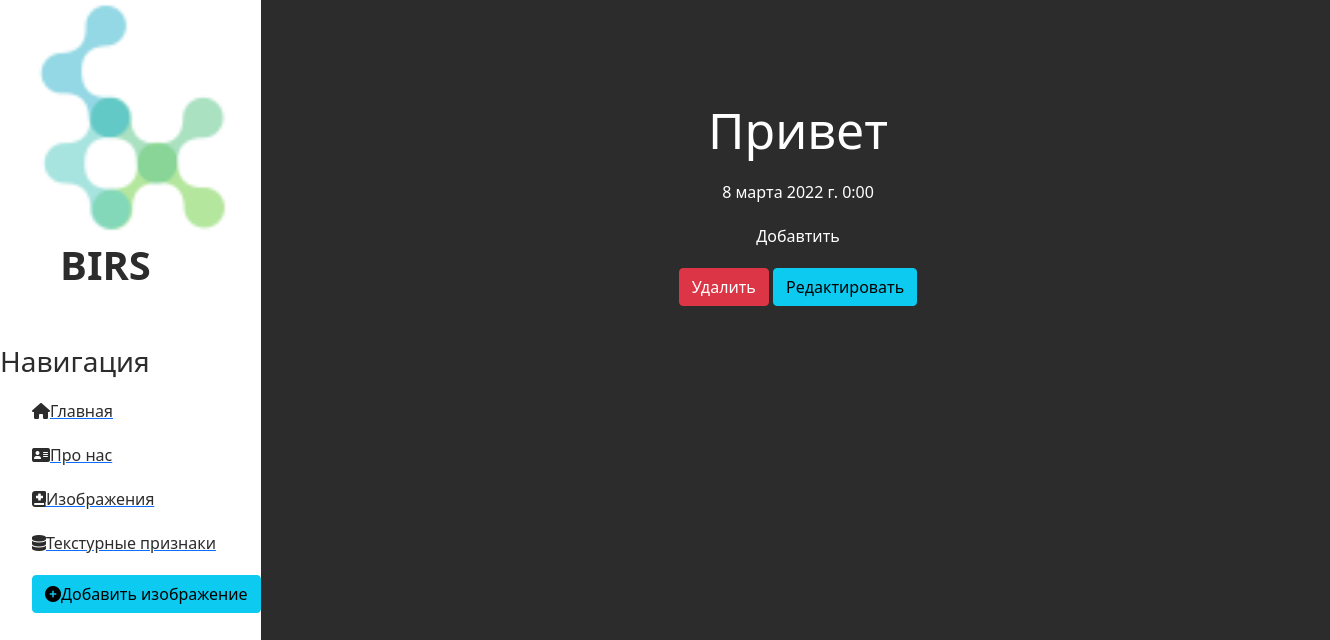
Screenshot of /melanomas/3 with the database file from the repository.
### melanomas/models.py (models this page shows, shortened)
class Articles(models.Model):
    title = models.CharField('Название', max_length=50)
    anons = models.CharField('Анонс', max_length=250)
    full_text = models.TextField('Статья')
    data = models.DateTimeField('Дата публикации')
    class Meta:
        verbose_name = 'Изображение'
        verbose_name_plural = 'Изображения'

### melanomas/views.py (the view)
# urls.py: path('<int:pk>', views.MelanomasDetailView.as_view(),name='melanomas-detail'),
class MelanomasDetailView(DetailView):
    model = Articles
    template_name = 'melanomas/details_view.html'
    context_object_name = 'article'

### melanomas/templates/melanomas/details_view.html (shortened to what this page needs)
{% extends 'main/layout.html' %}
{% block content %}
    <div class="features">
        <h1>{{ article.title }}</h1>
        <p>{{ article.data }}</p>
        <p>{{ article.full_text}}</p>
        <a href="{% url 'melanomas-delete' article.id %}" class="btn btn-danger">Удалить</a>
        <a href="{% url 'melanomas-update' article.id %}" class="btn btn-info">Редактировать</a>
    </div>
{% endblock %}

### static/main/css/main.css (style rules this page uses)
body { background: #2c2c2c; }
main .features { float: left; color: #ffffff; margin-top: 100px; text-align: center; width: 100%;` }
main .features h1 { font-size: 50px; }
main .features p { margin-width: 400px; margin: 20px auto }
div { margin-left:10%; width: 0px; }

### rows the page displays
Articles: title "Привет", data "8 марта 2022 г. 0:00", full_text "Добавтить"
